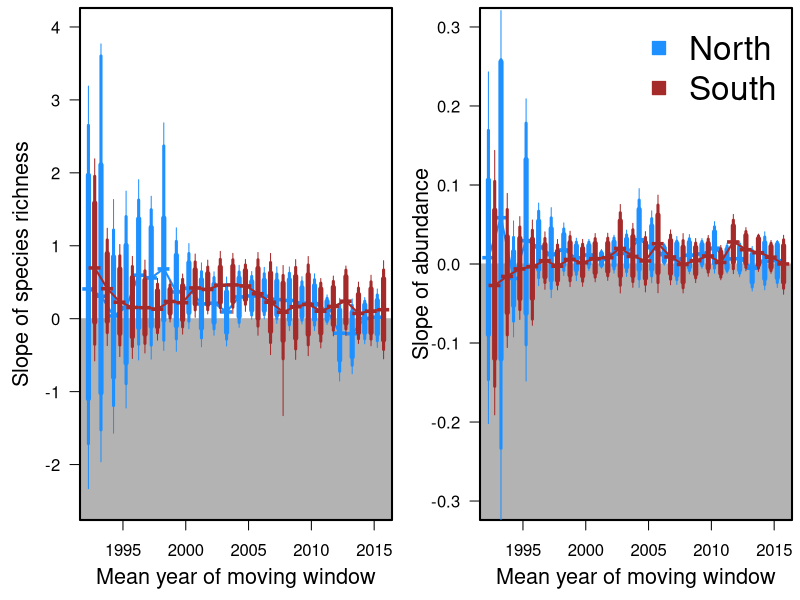

Source code (R):
##Set working directory
setwd("C:/Users/ewelti/Desktop/git/EuroAquaticMacroInverts/")

# attach data
MA <- read.csv("outputs/movingAve_split_YrEsts.csv")
MA$meanYr <- (MA$StartYear+ 4.5)
head(MA)

#plot for spp richness
SR <- subset(MA, Response == "SppRich")
SRs <- SR[ which(SR$meanYr > 1992), ]

SR_n <- subset(SRs, Lat == "north")
SR_s <- subset(SRs, Lat == "south")

tiff(filename = "MovingAverages_split.tiff", width = 11, height = 6, units = 'in', res = 600, compression = 'lzw')
par(mfrow=c(1,2),mar=c(4,4,0.4,0.4))

plot(SR_n$Estimate~SR_n$meanYr,ylab="", cex=1.5, xlab="", type="n", las=1, ylim=c(-2.5,4))
title(ylab="Slope of species richness", line=2.4,cex.lab=1.3)
title(xlab="Mean year of moving window", line=2.4,cex.lab=1.3)
polygon(x = c(0, 0, 2040, 2040), y = c(-10, 0, 0, -10), col = "grey70",border = "grey70")
box(lwd=2)
points(SR_n$Estimate~c(SR_n$meanYr-0.25),pch="-", col="dodgerblue",cex=3)
points(SR_n$Estimate~c(SR_n$meanYr-0.25),type="l",lwd=2,col="dodgerblue")
arrows(c(SR_n$meanYr-0.25), SR_n$Q2.5, c(SR_n$meanYr-0.25), SR_n$Q97.5, length=0.05, angle=90, code=0,lwd=1,col="dodgerblue")
arrows(c(SR_n$meanYr-0.25), SR_n$Q5, c(SR_n$meanYr-0.25), SR_n$Q95, length=0.05, angle=90, code=0,lwd=3,col="dodgerblue")
arrows(c(SR_n$meanYr-0.25), SR_n$Q10, c(SR_n$meanYr-0.25), SR_n$Q90, length=0.05, angle=90, code=0,lwd=5,col="dodgerblue")

points(SR_s$Estimate~c(SR_s$meanYr+0.25),pch="-", col="brown",cex=3)
points(SR_s$Estimate~c(SR_s$meanYr+0.25),type="l",lwd=2,col="brown")
arrows(c(SR_s$meanYr+0.25), SR_s$Q2.5, c(SR_s$meanYr+0.25), SR_s$Q97.5, length=0.05, angle=90, code=0,lwd=1,col="brown")
arrows(c(SR_s$meanYr+0.25), SR_s$Q5, c(SR_s$meanYr+0.25), SR_s$Q95, length=0.05, angle=90, code=0,lwd=3,col="brown")
arrows(c(SR_s$meanYr+0.25), SR_s$Q10, c(SR_s$meanYr+0.25), SR_s$Q90, length=0.05, angle=90, code=0,lwd=5,col="brown")

#plot for abundance
AB <- subset(MA, Response == "abundance")
ABs <- AB[ which(AB$meanYr > 1992), ]

AB_n <- subset(ABs, Lat == "north")
AB_s <- subset(ABs, Lat == "south")

plot(AB_n$Estimate~AB_n$meanYr,ylab="", cex=1.5, xlab="", type="n", las=1, ylim=c(-0.3,0.3))
title(ylab="Slope of abundance", line=2.4,cex.lab=1.3)
title(xlab="Mean year of moving window", line=2.4,cex.lab=1.3)
polygon(x = c(0, 0, 2040, 2040), y = c(-10, 0, 0, -10), col = "grey70",border = "grey70")
box(lwd=2)
points(AB_n$Estimate~c(AB_n$meanYr-0.25),pch="-", col="dodgerblue",cex=3)
points(AB_n$Estimate~c(AB_n$meanYr-0.25),type="l",lwd=2,col="dodgerblue")
arrows(c(AB_n$meanYr-0.25), AB_n$Q2.5, c(AB_n$meanYr-0.25), AB_n$Q97.5, length=0.05, angle=90, code=0,lwd=1,col="dodgerblue")
arrows(c(AB_n$meanYr-0.25), AB_n$Q5, c(AB_n$meanYr-0.25), AB_n$Q95, length=0.05, angle=90, code=0,lwd=3,col="dodgerblue")
arrows(c(AB_n$meanYr-0.25), AB_n$Q10, c(AB_n$meanYr-0.25), AB_n$Q90, length=0.05, angle=90, code=0,lwd=5,col="dodgerblue")

points(AB_s$Estimate~c(AB_s$meanYr+0.25),pch="-", col="brown",cex=3)
points(AB_s$Estimate~c(AB_s$meanYr+0.25),type="l",lwd=2,col="brown")
arrows(c(AB_s$meanYr+0.25), AB_s$Q2.5, c(AB_s$meanYr+0.25), AB_s$Q97.5, length=0.05, angle=90, code=0,lwd=1,col="brown")
arrows(c(AB_s$meanYr+0.25), AB_s$Q5, c(AB_s$meanYr+0.25), AB_s$Q95, length=0.05, angle=90, code=0,lwd=3,col="brown")
arrows(c(AB_s$meanYr+0.25), AB_s$Q10, c(AB_s$meanYr+0.25), AB_s$Q90, length=0.05, angle=90, code=0,lwd=5,col="brown")

legend("topright", legend=c("North","South"), pch=22, cex=2, col=c("dodgerblue","brown"),pt.bg=c("dodgerblue","brown"),bty="n")

dev.off()
